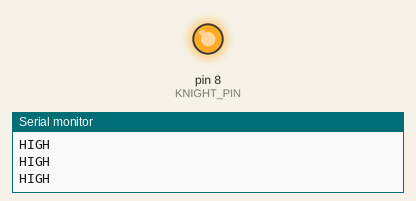
Recording of a sketch running on a simulated Arduino Uno, built with avr-gcc and run on an emulated ATmega328P. Parts: output pins drawn as LEDs (lit = HIGH), the last lines printed to the serial monitor.

Above: at 1.7 s.
At 14.5 s:
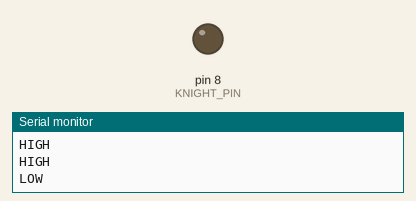
Timing chart, 0 to 22.1 s (numbered marks = the images above):
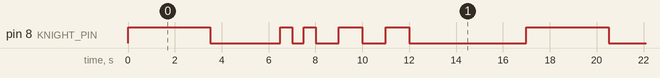

Measured:
- by itself, pin 8 (KNIGHT_PIN): repeats every 17.0 s: LOW 3.0 s, HIGH 0.50 s, LOW 0.50 s, HIGH 0.50 s, 2 × (LOW 1.0 s, HIGH 1.0 s), LOW 5.0 s, HIGH 3.5 s
- by itself, everything shown: repeats every 17.0 s, in 10 steps

The sketch:

grimgrinningghosts.ino
```cpp
#if (defined(__AVR__))
#include <avr\pgmspace.h>
#else
#include <pgmspace.h>
#endif

#include <SPI.h>
#include "Arduino.h"
//#include "DFRobotDFPlayerMini.h"
#include <SoftwareSerial.h>


/*

 * This is a MFRC522 library example; for further details and other examples see: https://github.com/miguelbalboa/rfid
 *
 * When the Arduino and the MFRC522 module are connected (see the pin layout below), load this sketch into Arduino IDE
 * then verify/compile and upload it. To see the output: use Tools, Serial Monitor of the IDE (hit Ctrl+Shft+M). When
 * you present a PICC (that is: a RFID Tag or Card) at reading distance of the MFRC522 Reader/PCD, the serial output
 * will show the type, and the NUID if a new card has been detected. Note: you may see "Timeout in communication" messages
 * when removing the PICC from reading distance too early.
 *
 * @license Released into the public domain.
 *
 * Typical pin layout used:
 * -----------------------------------------------------------------------------------------
 *             MFRC522      Arduino       Arduino   Arduino    Arduino          Arduino
 *             Reader/PCD   Uno/101       Mega      Nano v3    Leonardo/Micro   Pro Micro
 * Signal      Pin          Pin           Pin       Pin        Pin              Pin
 * -----------------------------------------------------------------------------------------
 * RST/Reset   RST          9             5         D9         RESET/ICSP-5     RST
 * SPI SS      SDA(SS)      10            53        D10        10               10
 * SPI MOSI    MOSI         11 / ICSP-4   51        D11        ICSP-4           16
 * SPI MISO    MISO         12 / ICSP-1   50        D12        ICSP-1           14
 * SPI SCK     SCK          13 / ICSP-3   52        D13        ICSP-3           15
 */


#define TIME_STEP 500
#define SONG_LENGTH 24

#define KNIGHT_PIN     8

#define SS_PIN 10
#define RST_PIN 9

/* Song data */
//const unsigned char PROGMEM songData[SONG_LENGTH_16] =
//  {0x8F,0x00,0x34,0xC3,0x28,0x00,0xEC,0x24};

const unsigned char songData[SONG_LENGTH] =
  {1,1,1,1,1,1,1,0,
   0,0,0,0,0,1,0,1,
   0,0,1,1,0,0,1,1};


//SoftwareSerial mySoftwareSerial(6, 7); // RX, TX
//DFRobotDFPlayerMini myDFPlayer;


void setup()
{

  pinMode(KNIGHT_PIN, OUTPUT);
  //pinMode(7, OUTPUT);

  //digitalWrite(7, HIGH);

  //SPI.begin(); // Init SPI bus


  Serial.begin(9600);


 // mySoftwareSerial.begin(9600);
//  delay(2000);

  //Serial.println();
//  Serial.println(F("DFRobot DFPlayer Mini Demo"));
//  Serial.println(F("Initializing DFPlayer ... (May take 3~5 seconds)"));

  //if (!myDFPlayer.begin(mySoftwareSerial)) {  //Use softwareSerial to communicate with mp3.
  //  Serial.println(F("Unable to begin:"));
  //  Serial.println(F("1.Please recheck the connection!"));
  //  Serial.println(F("2.Please insert the SD card!"));
  //  while(true);
 // }
 // Serial.println(F("DFPlayer Mini online."));

//  myDFPlayer.volume(15);  //Set volume value. From 0 to 30
}


void play_song()
{
  for(int i = 0; i < SONG_LENGTH; i++)
  {
    //Serial.println("I");
    //for(int j = 0; j < 8; j++)
    {
      if (songData[i] > 0)
      {
        digitalWrite(KNIGHT_PIN, HIGH);
        Serial.println("HIGH");
      }
      else
      {
        digitalWrite(KNIGHT_PIN, LOW);
        Serial.println("LOW");
      }
      delay(TIME_STEP);
    }
  }
  digitalWrite(KNIGHT_PIN, LOW);
  Serial.println("LOW");

}


//unsigned int track_num_current = 0;

void loop()
{


  play_song();

  delay(5000);


  //if(myDFPlayer.readCurrentFileNumber() == 0) //read current play file number
  //  digitalWrite(RECORD_PIN, LOW);

  // myDFPlayer.playMp3Folder(matched_character);

  //    if (myDFPlayer.available())
  //    {
  //      printDetail(myDFPlayer.readType(), myDFPlayer.read()); //Print the detail message from DFPlayer to handle different errors and states.
  //    }


  //Serial.println(myDFPlayer.readState()); //read mp3 state
  //Serial.println(myDFPlayer.readCurrentFileNumber()); //read current play file number


}


/*********************************************************************************************************
  END FILE
*********************************************************************************************************/
```
